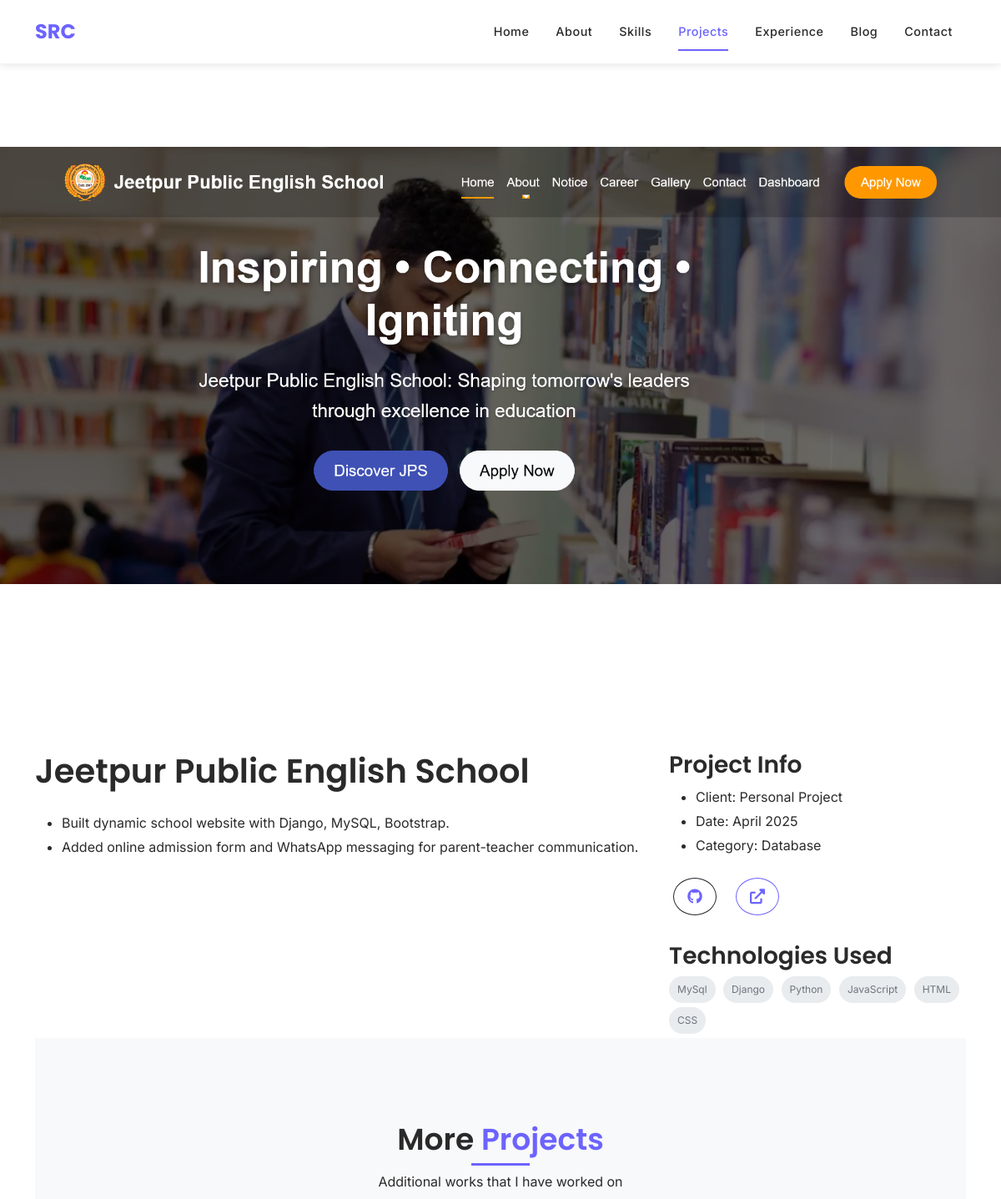
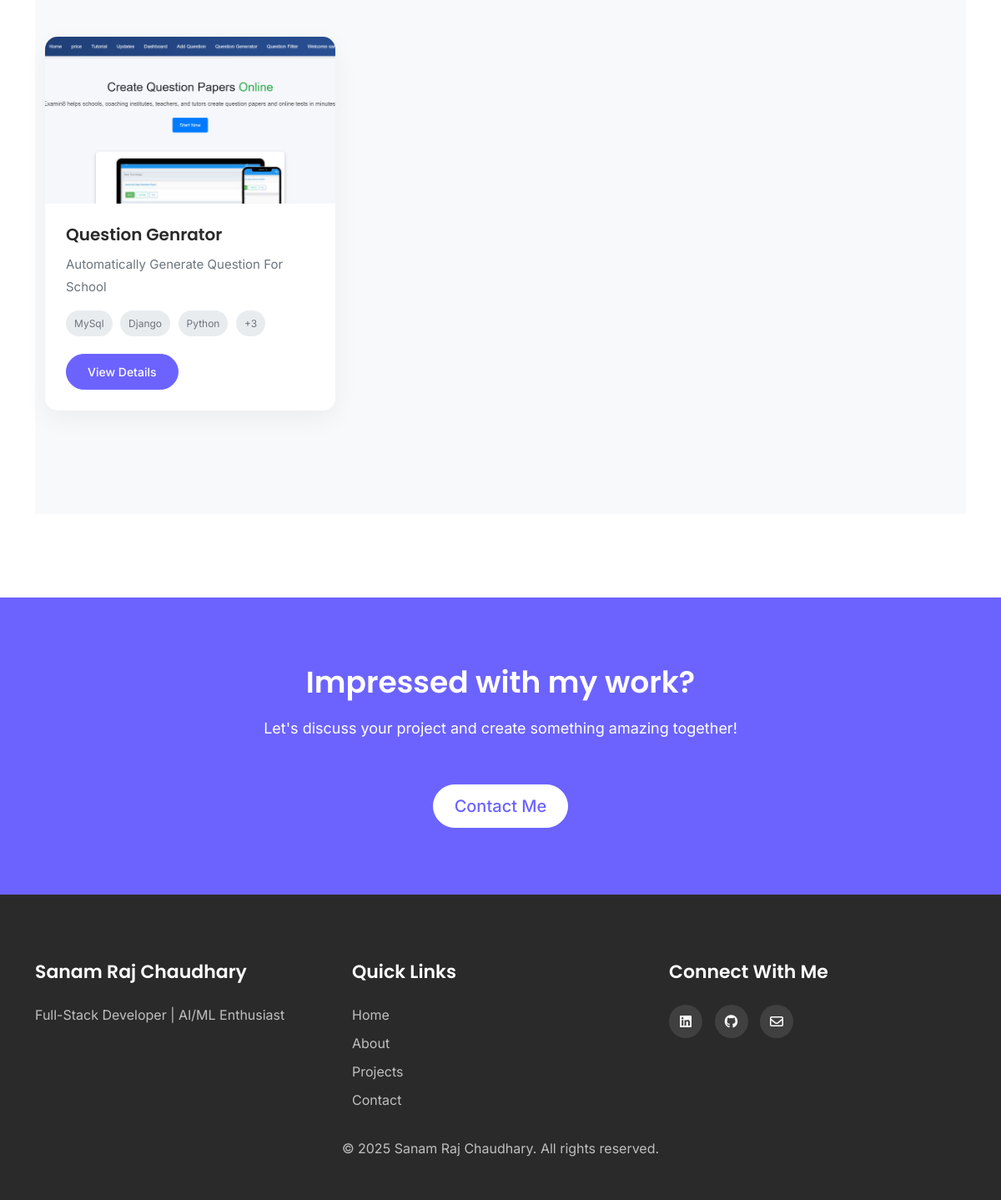
The app's page /projects/jeetpur-public-english-school/ with its own data (2 pictures, top to bottom).
### core/models.py (models this page shows, shortened)
class Project(models.Model):
    title = models.CharField(max_length=255)
    slug = models.SlugField(unique=True, blank=True)
    short_description = models.CharField(max_length=255)
    description = RichTextField()
    technologies = models.ManyToManyField(Skill)
    image = models.ImageField(upload_to='projects/')
    github_link = models.URLField(blank=True, null=True)
    live_link = models.URLField(blank=True, null=True)
    featured = models.BooleanField(default=False)
    completion_date = models.DateField()
    class Meta:
        ordering = ['-completion_date']

class Skill(models.Model):
    CATEGORY_CHOICES = [
        ('LANGUAGE', 'Programming Language'),
        ('FRAMEWORK', 'Framework/Library'),
        ('DATABASE', 'Database'),
        ('TOOL', 'Tool/Platform'),
        ('OTHER', 'Other'),
    ]
    name = models.CharField(max_length=100)
    category = models.CharField(max_length=20, choices=CATEGORY_CHOICES)
    icon = models.FileField(upload_to='skills/', blank=True, null=True)
    proficiency = models.IntegerField(default=80, help_text="Proficiency level from 0-100")
    class Meta:
        ordering = ['category', '-proficiency']

### core/views.py (the view)
# urls.py: path('<slug:project_slug>/', ProjectDetailView.as_view(), name='project_detail'),
class ProjectDetailView(DetailView):
    model = Project
    template_name = 'projects/detail.html'
    context_object_name = 'project'
    slug_url_kwarg = 'project_slug'
    def get_context_data(self, **kwargs):
        context = super().get_context_data(**kwargs)
        context['related_projects'] = Project.objects.exclude(slug=self.kwargs['project_slug'])[
                                      :4]  # Example: exclude the current project and get the first 4 related projects
        return context

### templates/projects/detail.html (shortened to what this page needs)
{% extends 'base.html' %}
{% load static %}
{% block content %}
<section class="project-detail-banner">
    <img src="{{ project.image.url }}" alt="{{ project.title }}" class="img-fluid">
</section>
<section class="project-detail-content">
    <div class="container">
        <div class="row">
            <div class="col-lg-8" data-aos="fade-up">
                <h1 class="mb-4">{{ project.title }}</h1>
                <div class="project-description mb-5">
                    {{ project.description|safe }}
                </div>
            </div>
            <div class="col-lg-4" data-aos="fade-up" data-aos-delay="100">
                <div class="project-info-box">
                    <h3>Project Info</h3>
                    <ul class="project-details-list">
                        <li><span>Client:</span> <span>{{ project.client|default:"Personal Project" }}</span></li>
                        <li><span>Date:</span> <span>{{ project.completion_date|date:"F Y" }}</span></li>
                        <li><span>Category:</span> <span>
                            {% for tech in project.technologies.all|slice:":1" %}
                                {{ tech.get_category_display }}
                            {% endfor %}
                        </span></li>
                    </ul>
                    <div class="project-links mt-4 d-flex flex-wrap" style="display: flex; flex-wrap: wrap; gap: 10px; justify-content: start;">
                        {% if project.github_link %}
                        <a href="{{ project.github_link }}" target="_blank" class="btn btn-dark me-2 mb-2 rounded-circle d-flex align-items-center justify-content-center" style="width: 45px; height: 45px;">
                        <i class="fab fa-github"></i>
                        </a>
                        {% endif %}
                        {% if project.live_link %}
                        <a href="{{ project.live_link }}" target="_blank" class="btn btn-primary mb-2 rounded-circle d-flex align-items-center justify-content-center" style="width: 45px; height: 45px;">
                        <i class="fas fa-external-link-alt"></i>
                        </a>
                        {% endif %}
                    </div>
                </div>
                <div class="project-info-box mt-4">
                    <h3>Technologies Used</h3>
                    <div class="project-tech-list">
                        {% for tech in project.technologies.all %}
                        <span class="tech-badge">{{ tech.name }}</span>
                        {% endfor %}
                    </div>
                </div>
            </div>
        </div>
        <section class="more-projects section-padding bg-light" id="more-projects">
            <div class="container">
                <div class="section-title text-center" data-aos="fade-up">
                    <h2>More <span class="highlight">Projects</span></h2>
                    <p>Additional works that I have worked on</p>
                </div>
                <div class="row mt-5">
                    {% for related_project in related_projects %}
                        <div class="col-lg-4 col-md-6 mb-4" data-aos="fade-up" data-aos-delay="{{ forloop.counter0|stringformat:'d' }}00">
                            <div class="project-card">
                                <div class="project-image">
                                    <img src="{{ related_project.image.url }}" alt="{{ related_project.title }}" class="img-fluid">
                                </div>
                                <div class="project-content">
                                    <h3>{{ related_project.title }}</h3>
                                    <p>{{ related_project.short_description }}</p>
                                    <div class="project-tech">
                                        {% for tech in related_project.technologies.all|slice:":3" %}
                                            <span class="tech-badge">{{ tech.name }}</span>
                                        {% endfor %}
                                        {% if related_project.technologies.count > 3 %}
                                            <span class="tech-badge">+{{ related_project.technologies.count|add:"-3" }}</span>
                                        {% endif %}
                                    </div>
                                    <a href="{% url 'project_detail' project_slug=related_project.slug %}" class="btn btn-sm btn-primary mt-3">View Details</a>
                                </div>
                            </div>
                        </div>
                    {% empty %}
                        <div class="col-12 text-center">
                            <p>No related projects found.</p>
                        </div>
                    {% endfor %}
                </div>
            </div>
        </section>
    </div>
</section>
<section class="cta-section section-padding">
    <div class="container">
        <div class="row justify-content-center">
            <div class="col-lg-10 text-center" data-aos="fade-up">
                <h2>Impressed with my work?</h2>
                <p>Let's discuss your project and create something amazing together!</p>
                <a href="{% url 'contact' %}" class="btn btn-primary btn-lg mt-4">Contact Me</a>
            </div>
        </div>
    </div>
</section>
{% endblock %}
{% block extra_css %}
<link rel="stylesheet" href="https://cdnjs.cloudflare.com/ajax/libs/lightbox2/2.11.3/css/lightbox.min.css">
{% endblock %}

### static/css/main.css (style rules this page uses)
:root { --primary-color: #6c63ff; --secondary-color: #4d47c3; --dark-color: #2a2a2a; --light-color: #f8f9fa; --gray-color: #6c757d; --success-color: #28a745; --danger-color: #dc3545; --font-primary: 'Poppins', sans-serif; --font-secondary: 'Inter', sans-serif; }
body { font-family: var(--font-secondary); color: var(--dark-color); overflow-x: hidden; scroll-behavior: smooth; padding-top: 76px; }
h1, h2, h3, h4, h5, h6 { font-family: var(--font-primary); font-weight: 600; }
section { padding: 100px 0; position: relative; }
.section-padding { padding: 100px 0; }
.bg-light { background-color: #f8f9fa !important; }
.highlight { color: var(--primary-color); }
.btn { border-radius: 50px; padding: 10px 25px; font-weight: 500; transition: all 0.3s ease; }
.btn-primary { background-color: var(--primary-color); border-color: var(--primary-color); }
.section-title { margin-bottom: 50px; }
.section-title h2 { font-size: 36px; margin-bottom: 15px; position: relative; display: inline-block; }
.section-title h2:after { content: ''; position: absolute; left: 0; right: 0; bottom: -10px; height: 3px; width: 70px; background-color: var(--primary-color); margin: 0 auto; }
.project-card { background-color: white; border-radius: 15px; overflow: hidden; box-shadow: 0 10px 30px rgba(0, 0, 0, 0.05); height: 100%; transition: all 0.3s ease; }
.project-image { position: relative; overflow: hidden; height: 200px; }
.project-image img { width: 100%; height: 100%; object-fit: cover; transition: transform 0.5s ease; }
.project-links a { display: inline-block; width: 40px; height: 40px; line-height: 40px; text-align: center; background: white; border-radius: 50%; color: var(--primary-color); margin: 0 5px; font-size: 18px; transition: all 0.3s ease; }
.project-content { padding: 25px; }
.project-content h3 { font-size: 20px; margin-bottom: 10px; }
.project-content p { color: var(--gray-color); margin-bottom: 15px; font-size: 15px; }
.tech-badge { display: inline-block; background-color: #e9ecef; color: var(--gray-color); font-size: 12px; padding: 5px 10px; border-radius: 50px; margin-right: 5px; margin-bottom: 5px; }
.cta-section { background-color: var(--primary-color); color: white; text-align: center; padding: 80px 0; }
.cta-section h2 { font-size: 36px; margin-bottom: 20px; }
.cta-section p { font-size: 18px; margin-bottom: 30px; max-width: 700px; margin-left: auto; margin-right: auto; }
.cta-section .btn-primary { background-color: white; color: var(--primary-color); border-color: white; }
.project-detail-content { line-height: 1.8; }

### records on screen
Project: image (picture), title "Jeetpur Public English School", description "Built dynamic school website with Django, MySQL, Bootstrap. Added online admission form and WhatsApp messaging for parent-teacher communication.", completion_date "April 2025"
Skill: category "Database", name "MySql"
Skill: name "Django"
Skill: name "Python"
Skill: name "JavaScript"
Skill: name "HTML"
Skill: name "CSS"
Project: image (picture), title "Question Genrator", short_description "Automatically Generate Question For School", technologies.count|add "3"

### other values on screen
{{ project.client|default:"Personal Project" }} "Personal Project"
